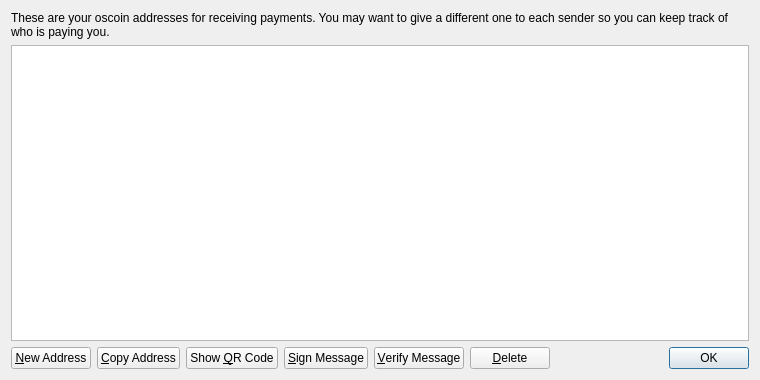
<?xml version="1.0" encoding="UTF-8"?>
<ui version="4.0">
 <class>AddressBookPage</class>
 <widget class="QWidget" name="AddressBookPage">
  <property name="geometry">
   <rect>
    <x>0</x>
    <y>0</y>
    <width>760</width>
    <height>380</height>
   </rect>
  </property>
  <property name="windowTitle">
   <string>Address Book</string>
  </property>
  <layout class="QVBoxLayout" name="verticalLayout">
   <item>
    <widget class="QLabel" name="labelExplanation">
     <property name="text">
      <string>These are your oscoin addresses for receiving payments. You may want to give a different one to each sender so you can keep track of who is paying you.</string>
     </property>
     <property name="textFormat">
      <enum>Qt::PlainText</enum>
     </property>
     <property name="wordWrap">
      <bool>true</bool>
     </property>
    </widget>
   </item>
   <item>
    <widget class="QTableView" name="tableView">
     <property name="contextMenuPolicy">
      <enum>Qt::CustomContextMenu</enum>
     </property>
     <property name="toolTip">
      <string>Double-click to edit address or label</string>
     </property>
     <property name="tabKeyNavigation">
      <bool>false</bool>
     </property>
     <property name="alternatingRowColors">
      <bool>true</bool>
     </property>
     <property name="selectionMode">
      <enum>QAbstractItemView::SingleSelection</enum>
     </property>
     <property name="selectionBehavior">
      <enum>QAbstractItemView::SelectRows</enum>
     </property>
     <property name="sortingEnabled">
      <bool>true</bool>
     </property>
     <attribute name="verticalHeaderVisible">
      <bool>false</bool>
     </attribute>
    </widget>
   </item>
   <item>
    <layout class="QHBoxLayout" name="horizontalLayout">
     <item>
      <widget class="QPushButton" name="newAddressButton">
       <property name="toolTip">
        <string>Create a new address</string>
       </property>
       <property name="text">
        <string>&amp;New Address</string>
       </property>
       <property name="icon">
        <iconset resource="../bitcoin.qrc">
         <normaloff>:/icons/add</normaloff>:/icons/add</iconset>
       </property>
      </widget>
     </item>
     <item>
      <widget class="QPushButton" name="copyToClipboard">
       <property name="toolTip">
        <string>Copy the currently selected address to the system clipboard</string>
       </property>
       <property name="text">
        <string>&amp;Copy Address</string>
       </property>
       <property name="icon">
        <iconset resource="../bitcoin.qrc">
         <normaloff>:/icons/editcopy</normaloff>:/icons/editcopy</iconset>
       </property>
      </widget>
     </item>
     <item>
      <widget class="QPushButton" name="showQRCode">
       <property name="text">
        <string>Show &amp;QR Code</string>
       </property>
       <property name="icon">
        <iconset resource="../bitcoin.qrc">
         <normaloff>:/icons/qrcode</normaloff>:/icons/qrcode</iconset>
       </property>
      </widget>
     </item>
     <item>
      <widget class="QPushButton" name="signMessage">
       <property name="toolTip">
        <string>Sign a message to prove you own a Bitcoin address</string>
       </property>
       <property name="text">
        <string>&amp;Sign Message</string>
       </property>
       <property name="icon">
        <iconset resource="../bitcoin.qrc">
         <normaloff>:/icons/edit</normaloff>:/icons/edit</iconset>
       </property>
      </widget>
     </item>
     <item>
      <widget class="QPushButton" name="verifyMessage">
       <property name="toolTip">
        <string>Verify a message to ensure it was signed with a specified Bitcoin address</string>
       </property>
       <property name="text">
        <string>&amp;Verify Message</string>
       </property>
       <property name="icon">
        <iconset resource="../bitcoin.qrc">
         <normaloff>:/icons/transaction_0</normaloff>:/icons/transaction_0</iconset>
       </property>
      </widget>
     </item>
     <item>
      <widget class="QPushButton" name="deleteButton">
       <property name="toolTip">
        <string>Delete the currently selected address from the list. Only sending addresses can be deleted.</string>
       </property>
       <property name="text">
        <string>&amp;Delete</string>
       </property>
       <property name="icon">
        <iconset resource="../bitcoin.qrc">
         <normaloff>:/icons/remove</normaloff>:/icons/remove</iconset>
       </property>
      </widget>
     </item>
     <item>
      <spacer name="horizontalSpacer">
       <property name="orientation">
        <enum>Qt::Horizontal</enum>
       </property>
       <property name="sizeHint" stdset="0">
        <size>
         <width>40</width>
         <height>20</height>
        </size>
       </property>
      </spacer>
     </item>
     <item>
      <widget class="QDialogButtonBox" name="buttonBox">
       <property name="sizePolicy">
        <sizepolicy hsizetype="Maximum" vsizetype="Fixed">
         <horstretch>0</horstretch>
         <verstretch>0</verstretch>
        </sizepolicy>
       </property>
       <property name="standardButtons">
        <set>QDialogButtonBox::Ok</set>
       </property>
      </widget>
     </item>
    </layout>
   </item>
  </layout>
 </widget>
 <resources>
  <include location="../bitcoin.qrc"/>
 </resources>
 <connections/>
</ui>
